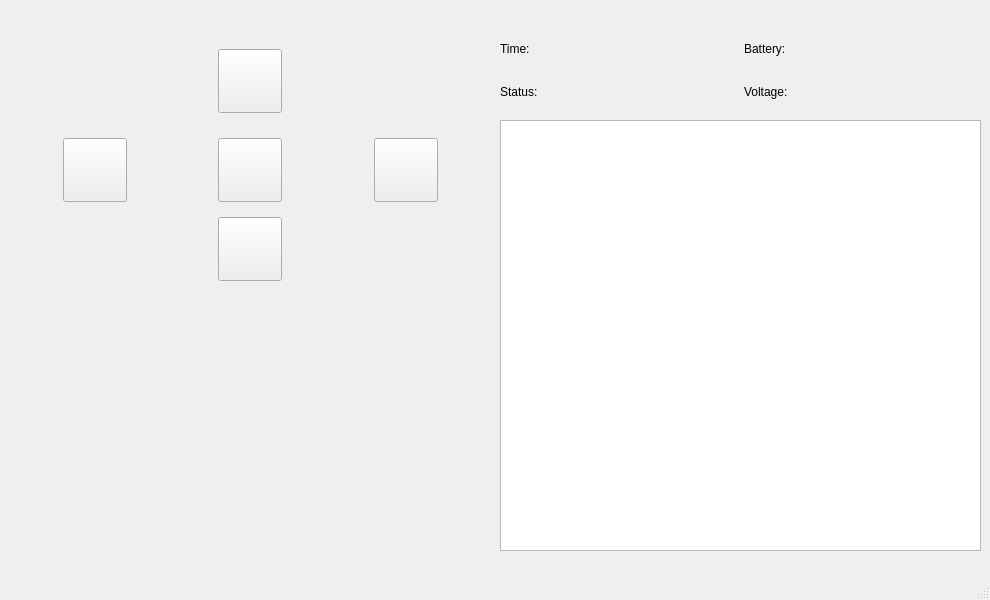
<?xml version="1.0" encoding="UTF-8"?>
<ui version="4.0">
 <class>RobotInterface</class>
 <widget class="QMainWindow" name="RobotInterface">
  <property name="geometry">
   <rect>
    <x>0</x>
    <y>0</y>
    <width>990</width>
    <height>600</height>
   </rect>
  </property>
  <property name="windowTitle">
   <string>MainWindow</string>
  </property>
  <widget class="QWidget" name="centralwidget">
   <widget class="QWidget" name="control_btn" native="true">
    <property name="geometry">
     <rect>
      <x>10</x>
      <y>30</y>
      <width>481</width>
      <height>261</height>
     </rect>
    </property>
    <widget class="QWidget" name="verticalLayoutWidget">
     <property name="geometry">
      <rect>
       <x>10</x>
       <y>10</y>
       <width>461</width>
       <height>241</height>
      </rect>
     </property>
     <layout class="QVBoxLayout" name="verticalLayout">
      <item>
       <layout class="QHBoxLayout" name="horizontalLayout">
        <item alignment="Qt::AlignHCenter|Qt::AlignVCenter">
         <widget class="QPushButton" name="forward">
          <property name="minimumSize">
           <size>
            <width>64</width>
            <height>64</height>
           </size>
          </property>
          <property name="maximumSize">
           <size>
            <width>64</width>
            <height>64</height>
           </size>
          </property>
          <property name="text">
           <string> </string>
          </property>
         </widget>
        </item>
       </layout>
      </item>
      <item>
       <layout class="QHBoxLayout" name="horizontalLayout_2">
        <item alignment="Qt::AlignHCenter|Qt::AlignVCenter">
         <widget class="QPushButton" name="left">
          <property name="minimumSize">
           <size>
            <width>64</width>
            <height>64</height>
           </size>
          </property>
          <property name="maximumSize">
           <size>
            <width>64</width>
            <height>16777215</height>
           </size>
          </property>
          <property name="text">
           <string> </string>
          </property>
         </widget>
        </item>
        <item alignment="Qt::AlignHCenter|Qt::AlignVCenter">
         <widget class="QPushButton" name="stop">
          <property name="minimumSize">
           <size>
            <width>64</width>
            <height>64</height>
           </size>
          </property>
          <property name="maximumSize">
           <size>
            <width>64</width>
            <height>16777215</height>
           </size>
          </property>
          <property name="text">
           <string> </string>
          </property>
         </widget>
        </item>
        <item alignment="Qt::AlignHCenter|Qt::AlignVCenter">
         <widget class="QPushButton" name="right">
          <property name="minimumSize">
           <size>
            <width>64</width>
            <height>64</height>
           </size>
          </property>
          <property name="maximumSize">
           <size>
            <width>64</width>
            <height>64</height>
           </size>
          </property>
          <property name="text">
           <string> </string>
          </property>
         </widget>
        </item>
       </layout>
      </item>
      <item>
       <layout class="QHBoxLayout" name="horizontalLayout_3">
        <item>
         <widget class="QPushButton" name="back">
          <property name="minimumSize">
           <size>
            <width>64</width>
            <height>64</height>
           </size>
          </property>
          <property name="maximumSize">
           <size>
            <width>64</width>
            <height>64</height>
           </size>
          </property>
          <property name="text">
           <string> </string>
          </property>
         </widget>
        </item>
       </layout>
      </item>
     </layout>
    </widget>
   </widget>
   <widget class="QWidget" name="logo_widget" native="true">
    <property name="geometry">
     <rect>
      <x>20</x>
      <y>290</y>
      <width>461</width>
      <height>241</height>
     </rect>
    </property>
    <widget class="QLabel" name="label">
     <property name="geometry">
      <rect>
       <x>0</x>
       <y>0</y>
       <width>461</width>
       <height>261</height>
      </rect>
     </property>
     <property name="text">
      <string/>
     </property>
    </widget>
   </widget>
   <widget class="QGraphicsView" name="graphicsView">
    <property name="geometry">
     <rect>
      <x>500</x>
      <y>120</y>
      <width>481</width>
      <height>431</height>
     </rect>
    </property>
   </widget>
   <widget class="QWidget" name="widget" native="true">
    <property name="geometry">
     <rect>
      <x>500</x>
      <y>30</y>
      <width>481</width>
      <height>81</height>
     </rect>
    </property>
    <widget class="QWidget" name="horizontalLayoutWidget_4">
     <property name="geometry">
      <rect>
       <x>0</x>
       <y>0</y>
       <width>481</width>
       <height>80</height>
      </rect>
     </property>
     <layout class="QHBoxLayout" name="horizontalLayout_4">
      <item>
       <layout class="QVBoxLayout" name="verticalLayout_4">
        <item>
         <widget class="QLabel" name="time">
          <property name="text">
           <string>Time:</string>
          </property>
         </widget>
        </item>
        <item>
         <widget class="QLabel" name="status">
          <property name="text">
           <string>Status:</string>
          </property>
         </widget>
        </item>
       </layout>
      </item>
      <item>
       <layout class="QVBoxLayout" name="verticalLayout_3">
        <item>
         <widget class="QLabel" name="battery">
          <property name="text">
           <string>Battery:</string>
          </property>
         </widget>
        </item>
        <item>
         <widget class="QLabel" name="voltage">
          <property name="text">
           <string>Voltage:</string>
          </property>
         </widget>
        </item>
       </layout>
      </item>
     </layout>
    </widget>
   </widget>
  </widget>
  <widget class="QMenuBar" name="menubar">
   <property name="geometry">
    <rect>
     <x>0</x>
     <y>0</y>
     <width>990</width>
     <height>19</height>
    </rect>
   </property>
  </widget>
  <widget class="QStatusBar" name="statusbar"/>
 </widget>
 <resources/>
 <connections/>
</ui>
